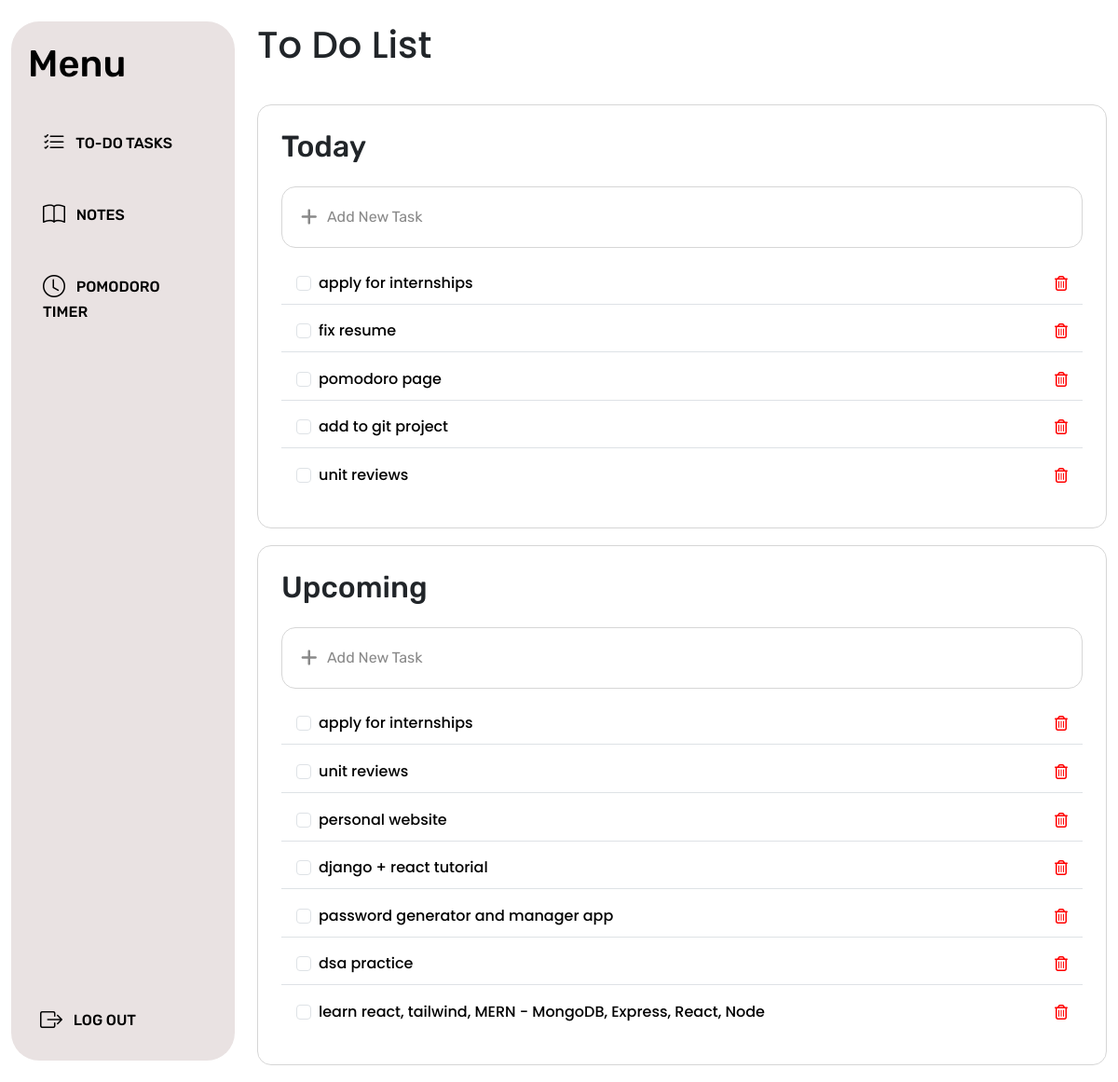
The app's page /todo/ (signed in), older data.
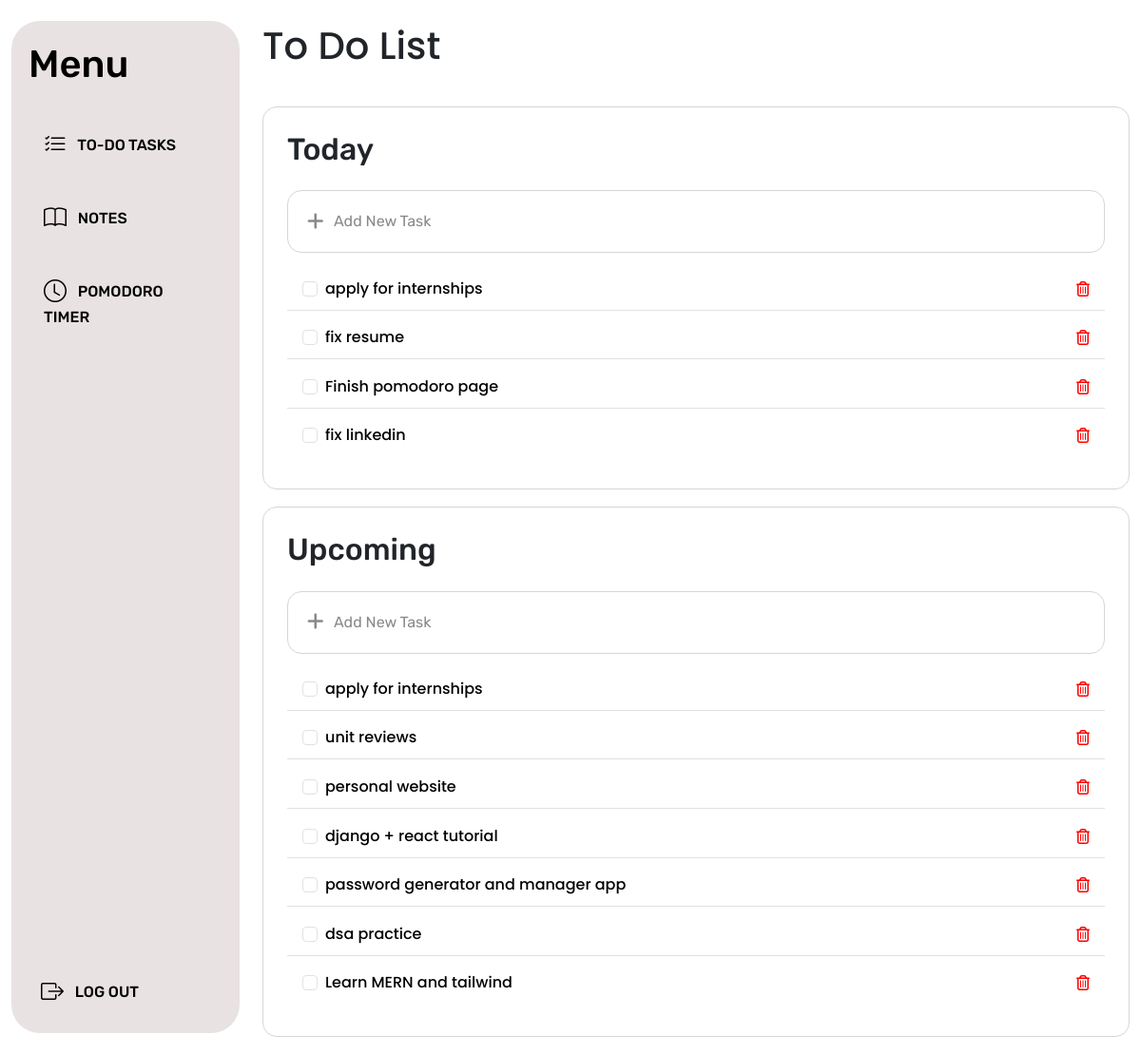
The same page, newer data.
### main/models.py (models this page shows, shortened)
class ToDoList(models.Model):
    TASK_TYPES = (
        ('today', 'Today'),
        ('upcoming', 'Upcoming'),
    )
    task = models.CharField(max_length=200)
    is_completed = models.BooleanField(default=False)
    user = models.ForeignKey(User, on_delete=models.CASCADE, related_name="todolist", null=True)
    task_type = models.CharField(max_length=10, choices=TASK_TYPES, default='today')

### main/views.py (the view, shortened to what this page needs)
# urls.py: path('todo/', views.todo, name='todo'),
def todo(request):
    today_tasks = ToDoList.objects.filter(task_type='today',user = request.user)
    upcoming_tasks = ToDoList.objects.filter(task_type='upcoming',user = request.user)
    context = {'today': today_tasks, 'upcoming':upcoming_tasks}
    return render(request, 'main/todo.html',context)

### main/templates/main/todo.html (shortened to what this page needs)
{%extends 'main/base.html'%}
{%block content%}
<body class="todo">
    <h1 class="header">To Do List</h1>
    <div class="container-outline" style="font-weight:500;">
        <h2 class="title-styles">Today</h2>
        <div id="buttonContainer1" style="margin-bottom:2%;">
            <button type="button" class="btn btn-lg outline w-100 fs-6 mt-3"
              style="color: #898989; font-family: 'Rubik', sans-serif; font-weight: 400; text-align: left;"
              onclick="replaceWithForm('buttonContainer1', 'formContainer1')">
              <i class="fa-solid fa-plus fa-lg" style="margin-right: 7px;"></i> Add New Task
            </button>
          </div>
        <form method="POST">
            <div class="row">
                <div class="col">
                    <div class="list-group list-group-flush">
                        {% for t in today %}
                            <div class="list-group-item d-flex justify-content-between align-items-center" style="color:black; margin-bottom:1%;">
                                <div class="form-check">
                                    <input class="form-check-input" type="checkbox" id="task{{ forloop.counter }}" onchange="toggleTask(this,1)">
                                    <label class="form-check-label" for="task{{ forloop.counter }}">
                                        <span id="taskText{{ forloop.counter }}">{{ t.task }}</span>
                                    </label>
                                </div>
                                <a href="{% url 'delete_task' t.id %}" title="Delete">
                                    <i class="far fa-trash-alt"></i>
                                </a>
                            </div>
                        {% endfor %}
                    </div>
                </div>
            </div>
        </form>
      </div>
    <div class="container-outline" style="font-weight:500;">
        <h2 class="title-styles">Upcoming</h2>
            <div id="buttonContainer2"  style="margin-bottom:2%;">
                <button type="button" class="btn btn-lg outline w-100 fs-6 mt-3"
                    style="color: #898989; font-family: 'Rubik', sans-serif; font-weight: 400; text-align: left;"
                    onclick="replaceWithForm('buttonContainer2', 'formContainer2', 'taskInput2')">
                    <i class="fa-solid fa-plus fa-lg" style="margin-right: 7px;"></i> Add New Task
                </button>
            </div>
            <form method="POST">
                <div class="row">
                    <div class="col">
                        <div class="list-group list-group-flush">
                            {% for u in upcoming %}
                                <div class="list-group-item d-flex justify-content-between align-items-center" style="color:black; margin-bottom:1%;">
                                        <div class="form-check">
                                                <input class="form-check-input" type="checkbox" id="task{{ forloop.counter }}" onchange="toggleTask(this,2)">
                                                <label class="form-check-label" for="task{{ forloop.counter }}">
                                                    <span name ="Item" id="taskText2{{ forloop.counter }}">{{ u.task }}</span>
                                                </label>
                                            </div>
                                            <a href="{% url 'delete_task' u.id %}" title="Delete">
                                                <i class="far fa-trash-alt"></i>
                                            </a>
                                        </div>
                            {% endfor %}
                        </div>
                    </div>
                </div>
            </form>
        </div>
    </div>
</body>
{%endblock%}

### main/templates/main/base.html (shortened to what this page needs)
{%load static%}
<!doctype html>
<html lang="en">
<head>
  <link href="https://cdn.jsdelivr.net/npm/bootstrap@5.3.0/dist/css/bootstrap.min.css" rel="stylesheet"
>
  <link rel="stylesheet" href="https://cdn.jsdelivr.net/npm/bootstrap-icons@1.7.0/font/bootstrap-icons.css">
  <link rel="stylesheet" href="{% static 'css/style.css' %}">
</head>
  <body>
    <div class="container-fluid ">
      <div class="row flex-nowrap flex-container">
        <div class="custom-bg col-md-6 sidenav d-flex flex-column justify-content-between align-items-left">
          <div class="custom-bg p-2">
            <a class="d-flex text-decoration-none mt-1 align-items-center text-black">
                <span class="fs-4 d-sm-inline"><h1>Menu</h1></span>
                </a>
            <ul class="nav nav-pills flex-column mt-4">
              <li class="nav-item py-2 py-sm-0 gap">
                <a href="/todo" class="nav-link text-black">
                  <i class="bi bi-list-check fs-4 move-down"></i><span class="ms-2 d-sm-inline"> TO-DO
                    TASKS </span>
                </a>
              </li>
              <li class="nav-item py-2 py-sm-0 gap">
                <a href="/notes" class="nav-link text-black">
                  <i class="bi bi-book fs-4 move-down"></i></i><span class="ms-2 d-sm-inline"> NOTES
                  </span>
                </a>
              </li>
              <li class="nav-item py-2 py-sm-0 gap">
                <a href="/timer" class="nav-link text-black">
                  <i class="bi bi-clock fs-4 move-down"></i></i><span class="ms-2 d-sm-inline"> POMODORO
                    TIMER </span>
                </a>
              </li>
          </div>
          <ul class="nav nav-pills flex-column mt-auto">
            <li class="nav-item py-2 py-sm-0" style="margin-bottom: 10px; margin-left:5px">
              <a href="/logout" class="nav-link text-black">
                <i class="bi-box-arrow-right fs-4 move-down"></i><span class="ms-2 d-sm-inline"> LOG OUT
                </span>
              </a>
            </li>
          </ul>
        </div>
        <div class="col content">
          {% if user.username != "" %}
            {% block content %}
            {% endblock %}
          {% else %}
            <script>
              window.location.href = "{% url 'login' %}";
            </script>
          {% endif %}
</body>
</html>

### static/css/style.css (style rules this page uses)
body { font-family: 'Poppins', sans-serif; }
::placeholder { font-size: 16px; }

### main/templates/main/base.html (style rules this page uses)
.move-down { position: relative; top: 3px; }
.fa-trash-alt { color:red; }
.sidenav { position: fixed; height: 96%; left: 1%; top: 2%; transform: translateY(0%); padding: 10px; border-radius: 30px; font-family: 'Rubik', sans-serif; font-weight: 500; }
@media (min-width: 768px) { .sidenav { width: 20%; } }
@media (min-width: 768px) { .content { width: 70%; margin-top: 2% ; margin-left:22%; } }
.custom-bg { background-color: #e9e2e2; }
.gap { margin-bottom: 25px; }

### main/templates/main/todo.html (style rules this page uses)
.container-outline { border: 1px solid #d6d6d6; border-radius: 15px; padding: 25px; margin-left: auto; margin-right: auto; }
.title-styles { font-family: 'Rubik', sans-serif; font-weight: 500; }
.outline { border: 1px solid #d6d6d6; border-radius: 15px; padding: 20px; }
.header { margin-bottom: 40px; }
.container-outline { margin-bottom: 2%; }

Row changes from the older to the newer data that the page shows:
removed ToDoList: task "pomodoro page", shown under "Today"
removed ToDoList: task "add to git project", shown under "Today"
removed ToDoList: task "unit reviews", shown under "Today"
removed ToDoList: task "learn react, tailwind, MERN - MongoDB, Express, React, Node", shown under "Upcoming"
added ToDoList: task "Finish pomodoro page", shown under "Today"
added ToDoList: task "fix linkedin", shown under "Today"
added ToDoList: task "Learn MERN and tailwind", shown under "Upcoming"
